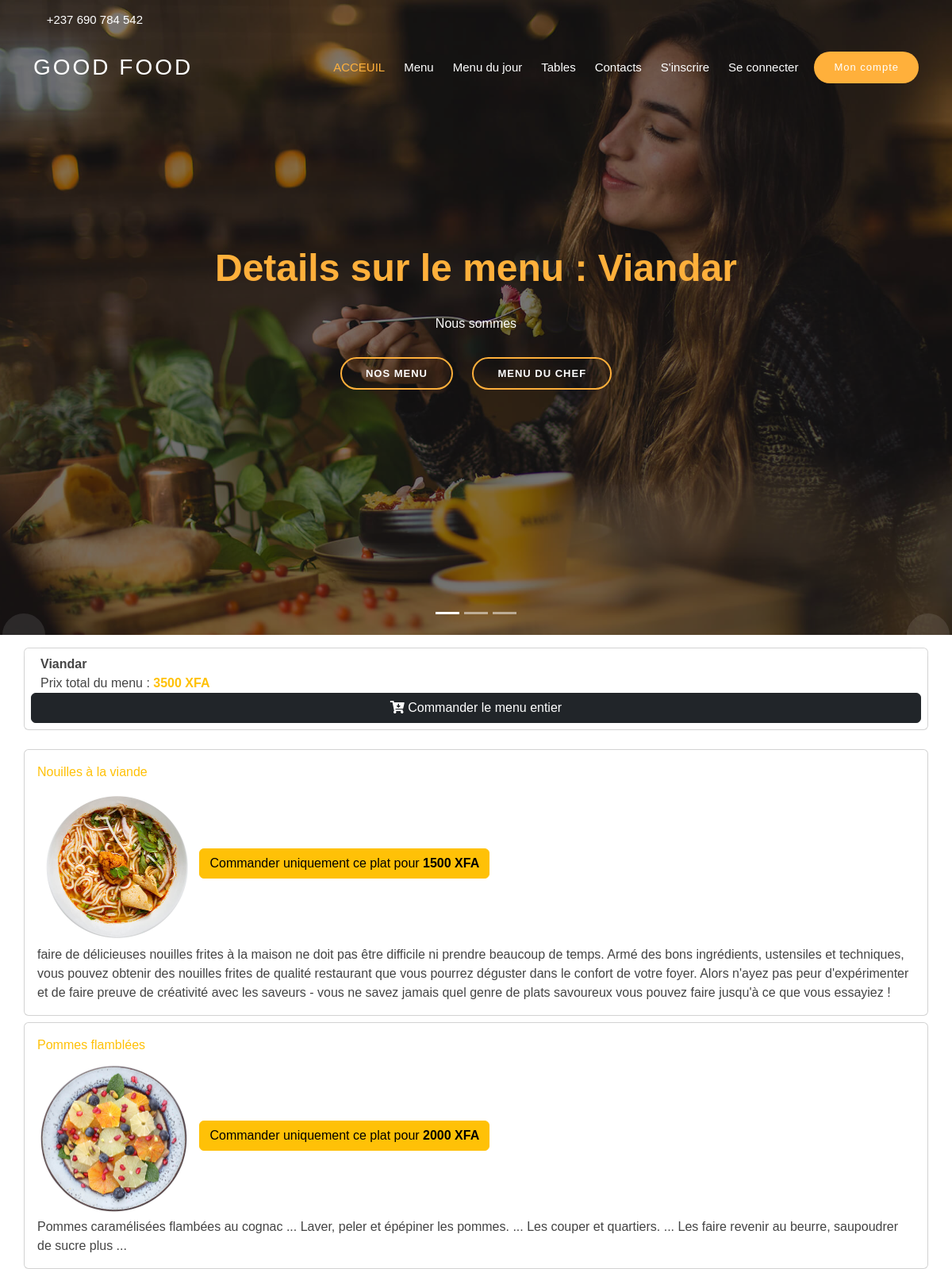
The app's page /menu_details/2, older data.
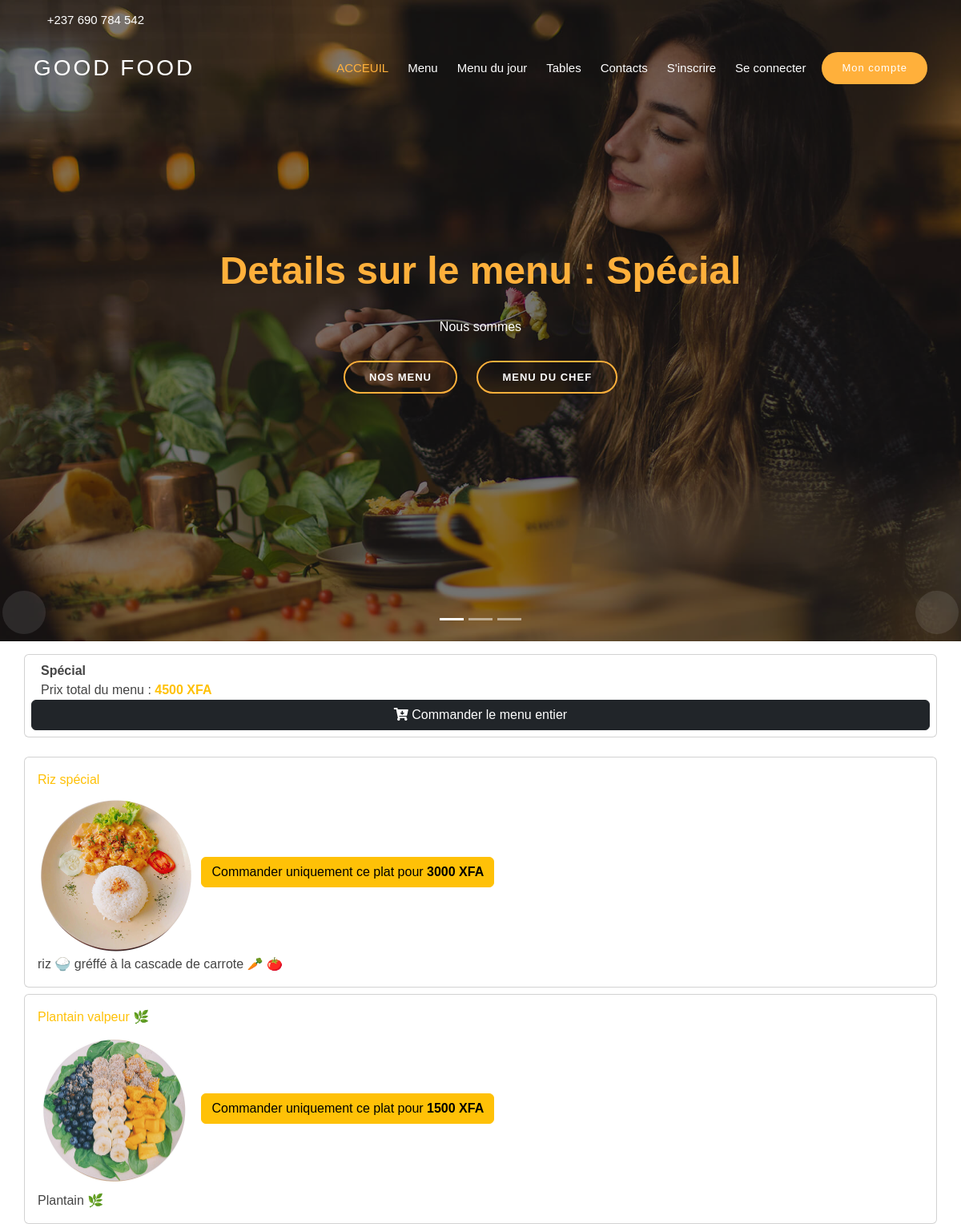
The same page, newer data.
### app/models.py (models this page shows, shortened)
class Menu(models.Model):
    Nom_du_menu = models.CharField( max_length=50)
    liste_des_plats = models.ManyToManyField("Repas", related_name="repas")
    def return_repas(self):
        return  self.liste_des_plats.all()
    def get_total_price(self):
        plats = self.liste_des_plats.all()
        somme = 0
        for item in plats:
            somme = somme + item.Prix
        return somme
    def __str__(self):
        return f'{self.Nom_du_menu}'

class Repas(models.Model):
    Nom = models.CharField(max_length=50)
    Prix = models.PositiveIntegerField()
    TYPES_RESPAS = [
        ('Entrée','Entrée'),
        ('Résistance','Résistance'),
        ('Boisson','Boisson'),
        ('Sortie','Sortie'),
        ('Désert','Désert'),
    ]
    type_de_plat = models.CharField(choices = TYPES_RESPAS,  max_length=50)
    images = models.ImageField(upload_to='Images_des_respas')
    description = models.TextField()

### app/views.py (the view)
# urls.py: path("menu_details/<id>", menu_details, name="menu_details"),
def menu_details(request, id):
    context = {}
    context['menu'] = Menu.objects.get(pk = id)
    context['message'] = f'Details sur le menu : {context["menu"].Nom_du_menu}'
    return render(request, 'menu_details.html', context)

### templates/menu_details.html
{% extends 'base_home.html' %}
{% block content %}
    <div class="container">
        <div class="row card my-3 p-2">
            <strong> {{menu}} </strong>
            <div class=""> Prix total du menu  : <strong class="text-warning text-bold"> {{menu.get_total_price}} XFA </strong></div>
            <a href="" class="btn btn-dark"> <i class="fa fa-cart-arrow-down"></i> Commander le menu entier</a>
        </div>
        <div class="row">
            {% for item in menu.return_repas %}
                <div class=" card card-body mt-2 ">
                    <div class="text-warning"> {{item.Nom}} </div>
                    <div class=""> <img src="{{item.images.url}}" alt="" width="200px">
                    <a href="{% url 'commander_repas' item.id %}" class="btn btn-warning">Commander uniquement ce plat pour <strong>{{item.Prix}} XFA</strong> </a>
                    </div>
                    <div class="col"> {{item.description}} </div>
                </div>
            {% endfor %}
        </div>
    </div>
{% endblock content %}

### templates/base_home.html (shortened to what this page needs)
<!DOCTYPE html>
{% load crispy_forms_tags %}
<html lang="en">
  {% load static %}
  <head>
    <link
      href="{% static 'assets/vendor/animate.css/animate.min.css' %}"
      rel="stylesheet"
    />
    <link
      href="{% static 'assets/vendor/bootstrap/css/bootstrap.min.css' %}"
      rel="stylesheet"
    />
    <link
      href="{% static 'assets/vendor/bootstrap-icons/bootstrap-icons.css' %}"
      rel="stylesheet"
    />
    <link
      href="{% static 'assets/vendor/boxicons/css/boxicons.min.css' %}"
      rel="stylesheet"
    />
    <link
      href="{% static 'assets/vendor/glightbox/css/glightbox.min.css' %}"
      rel="stylesheet"
    />
    <link
      href="{% static 'assets/vendor/swiper/swiper-bundle.min.css' %}"
      rel="stylesheet"
    />
    <link href="{% static 'assets/css/style.css' %}" rel="stylesheet" />
  <link
  rel="stylesheet"
  href="{% static 'assets/assets/vendor/fonts/fontawesome/css/fontawesome-all.css' %}"
/>
  </head>
  <body>
    <section
      id="topbar"
      class="d-flex align-items-center fixed-top topbar-transparent"
    >
      <div
        class="container-fluid container-xl d-flex align-items-center justify-content-center justify-content-lg-start"
      >
        <i class="bi bi-phone d-flex align-items-center"
          ><span>+237 690 784 542</span></i
        >
        <i class="bi bi-clock ms-4 d-none d-lg-flex align-items-center"
          ></i
        >
      </div>
    </section>
    <header
      id="header"
      class="fixed-top d-flex align-items-center header-transparent"
    >
      <div
        class="container-fluid container-xl d-flex align-items-center justify-content-between"
      >
        <div class="logo me-auto">
          <h1><a href="index.html">GOOD FOOD</a></h1>
        </div>
        <nav id="navbar" class="navbar order-last order-lg-0">
          <ul>
            <li>
              <a class="nav-link scrollto active" href="#hero">ACCEUIL</a>
            </li>
            <li><a class="nav-link scrollto" href="{% url 'menu_page' %}">Menu</a></li>
            <li><a class="nav-link scrollto" href="#menu">Menu du jour</a></li>
            <li><a class="nav-link scrollto" href="#specials">Tables</a></li>
            <li><a class="nav-link scrollto" href="#events">Contacts</a></li>
            {% if  request.user.is_authenticated %}
            <li>
              <a class="nav-link scrollto" href="{% url 'logout' %}">Se déconnecter </a>
            </li>
            {% else %}
            <li>
              <li><a class="nav-link scrollto" href="{% url 'create_account' %}">S'inscrire</a></li>
              <a class="nav-link scrollto" href="{% url 'login' %}">Se connecter </a>
            </li>
            {% endif %}
          </ul>
        </nav>
        <a href="{% url 'redirect_user' %}" class="book-a-table-btn scrollto">Mon compte</a>
      </div>
    </header>
<section id="hero">
    <div class="hero-container">
      <div
        id="heroCarousel"
        data-bs-interval="5000"
        class="carousel slide carousel-fade"
        data-bs-ride="carousel"
      >
        <ol class="carousel-indicators" id="hero-carousel-indicators"></ol>
        <div class="carousel-inner" role="listbox">
          <div
            class="carousel-item active"
            style="
              background-image: url(../../static/assets/img/slide/slide-1.jpg);
            "
          >
            <div class="carousel-container">
              <div class="carousel-content">
                <h2 class="animate__animated animate__fadeInDown">
                  {% if message %}
                  <span>{{message}}</span>
                  {% else %}
                  <span>GOOD</span> FOOD
                  {% endif %}
                </h2>
                <p class="animate__animated animate__fadeInUp">Nous sommes</p>
                <div>
                  <a
                    href="#menu"
                    class="btn-menu animate__animated animate__fadeInUp scrollto"
                    >Nos menu</a
                  >
                  <a
                    href="#book-a-table"
                    class="btn-book animate__animated animate__fadeInUp scrollto"
                    >Menu du chef</a
                  >
                </div>
              </div>
            </div>
          </div>
          </div>
          </div>
        </div>
        <a
          class="carousel-control-prev"
          href="#heroCarousel"
          role="button"
          data-bs-slide="prev"
        >
          <span
            class="carousel-control-prev-icon bi bi-chevron-left"
            aria-hidden="true"
          ></span>
        </a>
        <a
          class="carousel-control-next"
          href="#heroCarousel"
          role="button"
          data-bs-slide="next"
        >
          <span
            class="carousel-control-next-icon bi bi-chevron-right"
            aria-hidden="true"
          ></span>
        </a>
  </section>
    {% block content %}
    {% endblock content %}
  </body>
</html>

### static/assets/css/style.css (style rules this page uses)
body { font-family: "Poppins", sans-serif; color: #444444; }
a { text-decoration: none; color: #ffb03b; }
h1, h2, h3, h4, h5, h6 { font-family: "Satisfy", sans-serif; }
#topbar { padding: 0; font-size: 15px; height: 50px; transition: all 0.5s; background: rgba(26, 24, 22, 0.8); z-index: 996; color: rgba(255, 255, 255, 0.7); }
#topbar.topbar-transparent { background: transparent; }
#topbar i { color: #ffb03b; line-height: 0; }
#topbar i span { color: #fff; font-style: normal; padding-left: 5px; }
#header { top: 50px; height: 70px; z-index: 997; transition: all 0.5s; padding: 10px 0; background: rgba(26, 24, 22, 0.85); }
#header.header-transparent { background: transparent; }
#header .logo h1 { font-size: 28px; margin: 0; line-height: 1; font-weight: 400; letter-spacing: 3px; }
#header .logo h1 a, #header .logo h1 a:hover { color: #fff; text-decoration: none; }
.book-a-table-btn { background: #ffb03b; color: #fff; border-radius: 50px; margin: 0 0 0 20px; padding: 10px 25px; font-size: 13px; font-weight: 500; letter-spacing: 1px; transition: 0.3s; white-space: nowrap; }
.navbar { padding: 0; }
.navbar ul { margin: 0; padding: 0; display: flex; list-style: none; align-items: center; }
.navbar li { position: relative; }
.navbar a, .navbar a:focus { display: flex; align-items: center; justify-content: space-between; padding: 10px 0 10px 24px; font-size: 15px; font-weight: 500; color: white; white-space: nowrap; transition: 0.3s; }
.navbar a:hover, .navbar .active, .navbar .active:focus, .navbar li:hover>a { color: #ffb03b; }
#hero { width: 100%; height: 100vh; background-color: rgba(39, 37, 34, 0.8); overflow: hidden; padding: 0; }
#hero .carousel-item { width: 100%; height: 100vh; background-size: cover; background-position: center; background-repeat: no-repeat; }
#hero .carousel-item::before { content: ""; background-color: rgba(12, 11, 10, 0.5); position: absolute; top: 0; right: 0; left: 0; bottom: 0; }
#hero .carousel-container { display: flex; justify-content: center; align-items: center; position: absolute; bottom: 0; top: 0; left: 0; right: 0; }
#hero .carousel-content { text-align: center; }
#hero h2 { color: #fff; margin-bottom: 30px; font-size: 48px; font-weight: 700; }
#hero h2 span { color: #ffb03b; }
#hero p { width: 80%; -webkit-animation-delay: 0.4s; animation-delay: 0.4s; margin: 0 auto 30px auto; color: #fff; }
#hero .carousel-inner .carousel-item { transition-property: opacity; background-position: center top; }
#hero .carousel-inner .carousel-item, #hero .carousel-inner .active.carousel-item-start, #hero .carousel-inner .active.carousel-item-end { opacity: 0; }
#hero .carousel-inner .active, #hero .carousel-inner .carousel-item-next.carousel-item-start, #hero .carousel-inner .carousel-item-prev.carousel-item-end { opacity: 1; transition: 0.5s; }
#hero .carousel-control-next-icon, #hero .carousel-control-prev-icon { background: none; font-size: 30px; line-height: 0; width: auto; height: auto; background: rgba(255, 255, 255, 0.2); border-radius: 50px; transition: 0.3s; color: rgba(255, 255, 255, 0.5); width: 54px; height: 54px; display: flex; align-items: center; justify-content: center; }
#hero .btn-menu, #hero .btn-book { font-weight: 600; font-size: 13px; letter-spacing: 1px; text-transform: uppercase; display: inline-block; padding: 12px 30px; border-radius: 50px; transition: 0.5s; line-height: 1; margin: 0 10px; -webkit-animation-delay: 0.8s; animation-delay: 0.8s; color: #fff; border: 2px solid #ffb03b; }
@media (min-width: 1024px) { #hero p { width: 50%; } }
@media (min-width: 1024px) { #hero .carousel-control-prev, #hero .carousel-control-next { width: 5%; } }
section { padding: 60px 0; }

Row changes from the older to the newer data that the page shows:
removed Repas: Nom "Nouilles à la viande", images (picture), Prix "1500", description "faire de délicieuses nouilles frites à la maison ne doit pas être difficile ni prendre beaucoup de temps. Armé des bons ingrédients, ustensiles et techniques, vous pouvez obtenir des nouilles frites de qualité restaurant que vous pourrez déguster dans le confort de votre foyer. Alors n'ayez pas peur d'expérimenter et de faire preuve de créativité avec les saveurs - vous ne savez jamais quel genre de plats savoureux vous pouvez faire jusqu'à ce que vous essayiez !"
no longer on this page (row edited): Repas: Nom "Pommes flamblées", images (picture), Prix "2000", description "Pommes caramélisées flambées au cognac ... Laver, peler et épépiner les pommes. ... Les couper et quartiers. ... Les faire revenir au beurre, saupoudrer de sucre plus ..."
changed Menu: Nom_du_menu "Viandar" → "Spécial"; get_total_price "3500" → "4500"
added Repas: Nom "Riz spécial", images (picture), Prix "3000", description "riz 🍚 gréffé à la cascade de carrote 🥕 🍅"
now on this page (row edited): Repas: Nom "Plantain valpeur 🌿", images (picture), Prix "1500", description "Plantain 🌿"
Text that changed along with them:
{{ message }}: "Details sur le menu : Viandar" → "Details sur le menu : Spécial"
